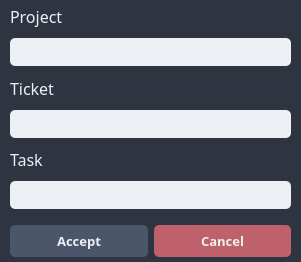
<?xml version="1.0" encoding="UTF-8"?>
<ui version="4.0">
 <class>ConfigForm</class>
 <widget class="QDialog" name="ConfigForm">
  <property name="geometry">
   <rect>
    <x>0</x>
    <y>0</y>
    <width>301</width>
    <height>262</height>
   </rect>
  </property>
  <property name="windowTitle">
   <string>Configuration Form</string>
  </property>
  <property name="styleSheet">
   <string notr="true">background-color: #2E3440;</string>
  </property>
  <widget class="QWidget" name="gridLayoutWidget">
   <property name="geometry">
    <rect>
     <x>10</x>
     <y>0</y>
     <width>281</width>
     <height>257</height>
    </rect>
   </property>
   <layout class="QGridLayout" name="gridLayout">
    <item row="4" column="0" colspan="2">
     <widget class="QLineEdit" name="ticket_le">
      <property name="font">
       <font>
        <family>Fira Code Retina</family>
        <pointsize>10</pointsize>
       </font>
      </property>
      <property name="styleSheet">
       <string notr="true">background-color: #ECEFF4;
border-style: none;
border-width: 2px;
border-radius: 5px;
border-color: #ECEFF4;
padding: 4px;
padding-left: 10px;</string>
      </property>
      <property name="text">
       <string/>
      </property>
     </widget>
    </item>
    <item row="3" column="0" colspan="2">
     <widget class="QLabel" name="ticket_lb">
      <property name="font">
       <font>
        <family>Fira Code Retina</family>
        <pointsize>12</pointsize>
       </font>
      </property>
      <property name="styleSheet">
       <string notr="true">color: #ECEFF4;</string>
      </property>
      <property name="text">
       <string>Ticket</string>
      </property>
     </widget>
    </item>
    <item row="0" column="0" colspan="2">
     <widget class="QLabel" name="task_lb">
      <property name="font">
       <font>
        <family>Fira Code Retina</family>
        <pointsize>12</pointsize>
       </font>
      </property>
      <property name="styleSheet">
       <string notr="true">color: #ECEFF4;</string>
      </property>
      <property name="text">
       <string>Project</string>
      </property>
     </widget>
    </item>
    <item row="2" column="0" colspan="2">
     <widget class="QLineEdit" name="project_le">
      <property name="font">
       <font>
        <family>Fira Code Retina</family>
        <pointsize>10</pointsize>
       </font>
      </property>
      <property name="styleSheet">
       <string notr="true">background-color: #ECEFF4;
border-style: none;
border-width: 2px;
border-radius: 5px;
border-color: #ECEFF4;
padding: 4px;
padding-left: 10px;</string>
      </property>
      <property name="text">
       <string/>
      </property>
     </widget>
    </item>
    <item row="9" column="0" colspan="2">
     <widget class="QLineEdit" name="task_le">
      <property name="font">
       <font>
        <family>Fira Code Retina</family>
        <pointsize>10</pointsize>
       </font>
      </property>
      <property name="styleSheet">
       <string notr="true">background-color: #ECEFF4;
border-style: none;
border-width: 2px;
border-radius: 5px;
border-color: #ECEFF4;
padding: 4px;
padding-left: 10px;</string>
      </property>
      <property name="text">
       <string/>
      </property>
     </widget>
    </item>
    <item row="12" column="0">
     <spacer name="verticalSpacer">
      <property name="orientation">
       <enum>Qt::Vertical</enum>
      </property>
      <property name="sizeType">
       <enum>QSizePolicy::Fixed</enum>
      </property>
      <property name="sizeHint" stdset="0">
       <size>
        <width>20</width>
        <height>10</height>
       </size>
      </property>
     </spacer>
    </item>
    <item row="8" column="0" colspan="2">
     <widget class="QLabel" name="task_lb_2">
      <property name="font">
       <font>
        <family>Fira Code Retina</family>
        <pointsize>12</pointsize>
       </font>
      </property>
      <property name="styleSheet">
       <string notr="true">color: #ECEFF4;</string>
      </property>
      <property name="text">
       <string>Task</string>
      </property>
     </widget>
    </item>
    <item row="13" column="0">
     <widget class="QPushButton" name="ok_bt">
      <property name="sizePolicy">
       <sizepolicy hsizetype="Preferred" vsizetype="Preferred">
        <horstretch>0</horstretch>
        <verstretch>0</verstretch>
       </sizepolicy>
      </property>
      <property name="minimumSize">
       <size>
        <width>55</width>
        <height>20</height>
       </size>
      </property>
      <property name="font">
       <font>
        <family>Fira Code Retina</family>
        <pointsize>10</pointsize>
        <weight>75</weight>
        <bold>true</bold>
        <stylestrategy>PreferAntialias</stylestrategy>
       </font>
      </property>
      <property name="styleSheet">
       <string notr="true">QPushButton
{
color: #ECEFF4;
background-color: #4C566A;
border-radius: 5px;
}
QPushButton:hover
{
   background-color:#434C5E;
}</string>
      </property>
      <property name="text">
       <string>Accept</string>
      </property>
     </widget>
    </item>
    <item row="13" column="1">
     <widget class="QPushButton" name="cancel_bt">
      <property name="sizePolicy">
       <sizepolicy hsizetype="Preferred" vsizetype="Preferred">
        <horstretch>0</horstretch>
        <verstretch>0</verstretch>
       </sizepolicy>
      </property>
      <property name="minimumSize">
       <size>
        <width>27</width>
        <height>9</height>
       </size>
      </property>
      <property name="font">
       <font>
        <family>Fira Code Retina</family>
        <pointsize>10</pointsize>
        <weight>75</weight>
        <bold>true</bold>
       </font>
      </property>
      <property name="styleSheet">
       <string notr="true">QPushButton
{
color: #ECEFF4;
background-color: #BF616A;
border-radius: 5px;
}
QPushButton:hover
{
   background-color:#81A1C1;
}</string>
      </property>
      <property name="text">
       <string>Cancel</string>
      </property>
     </widget>
    </item>
   </layout>
  </widget>
 </widget>
 <resources/>
 <connections/>
</ui>
